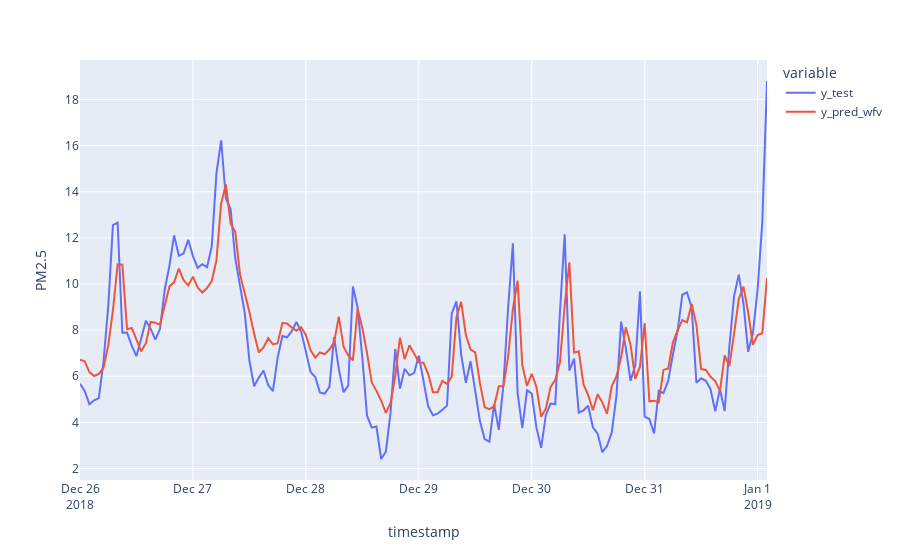

Source (notebook cell):
### Code cell
df_pred_test = pd.DataFrame(
    {"y_test": y_test, 
     "y_pred_wfv": y_pred_wfv}
)

fig = px.line(df_pred_test,labels={"value":"PM2.5"})
fig.show()

### Figure 1 — Plotly figure (JSON) as saved in the notebook; plotly's stock layout.template omitted (floating-point values rounded to 4 significant figures; data arrays with more than 128 entries replaced by an {"elided": "..."} marker saying what was removed)
{"data": [{"hovertemplate": "variable=y_test<br>timestamp=%{x}<br>PM2.5=%{y}<extra></extra>", "legendgroup": "y_test", "line": {"color": "#636efa", "dash": "solid"}, "marker": {"symbol": "circle"}, "mode": "lines", "name": "y_test", "orientation": "v", "showlegend": true, "type": "scatter", "x": {"elided": "147 str values"}, "xaxis": "x", "y": {"elided": "147 float values"}, "yaxis": "y"}, {"hovertemplate": "variable=y_pred_wfv<br>timestamp=%{x}<br>PM2.5=%{y}<extra></extra>", "legendgroup": "y_pred_wfv", "line": {"color": "#EF553B", "dash": "solid"}, "marker": {"symbol": "circle"}, "mode": "lines", "name": "y_pred_wfv", "orientation": "v", "showlegend": true, "type": "scatter", "x": {"elided": "147 str values"}, "xaxis": "x", "y": {"elided": "147 float values"}, "yaxis": "y"}], "layout": {"legend": {"title": {"text": "variable"}, "tracegroupgap": 0}, "margin": {"t": 60}, "xaxis": {"anchor": "y", "domain": [0, 1], "title": {"text": "timestamp"}}, "yaxis": {"anchor": "x", "domain": [0, 1], "title": {"text": "PM2.5"}}}}
